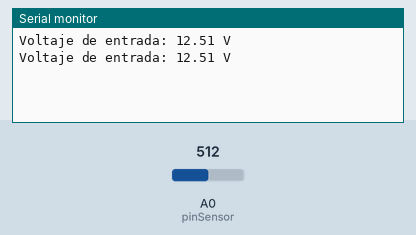
Recording of a sketch running on a simulated Arduino Uno, built with avr-gcc and run on an emulated ATmega328P. Shown: the last lines printed to the serial monitor. The test bench sets the inputs (shaded band); at power-on: A0 (pinSensor) = 512.

Above: at 1.8 s.
1.9 s: A0 (pinSensor) set to 716
At 2.8 s:
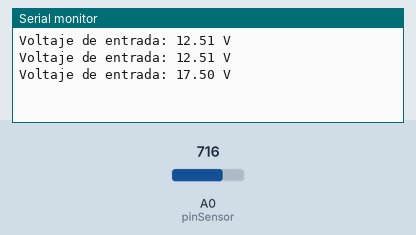
3.4 s: A0 (pinSensor) set to 900
At 4.8 s:
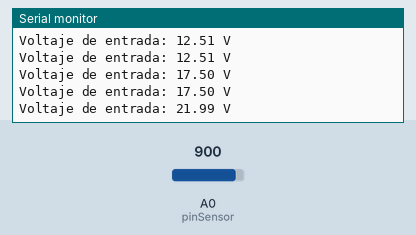
Timing chart, 0 to 6.4 s (numbered marks = the images above; inputs shaded):
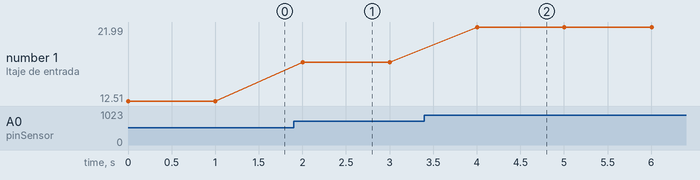

The sketch:

sensor-de-voltaje-01.ino
```cpp
const int pinSensor = A0; // Pin analógico conectado al pin 'S' del sensor
const float factorCalibracion = 5.0; // Factor de división del módulo
const float voltajeReferencia = 5.0; // Voltaje de referencia del Arduino (cambiar este valor a 3.3 si se alimenta con este voltaje)

void setup() {
  Serial.begin(9600);
}

void loop() {
  int lecturaADC = analogRead(pinSensor); // Leer el valor analógico (0-1023)
  float voltajeSensor = (lecturaADC * voltajeReferencia) / 1023.0; // Convertir la lectura a voltaje
  float voltajeEntrada = voltajeSensor * factorCalibracion; // Calcular el voltaje real de entrada
  Serial.print("Voltaje de entrada: ");
  Serial.print(voltajeEntrada);
  Serial.println(" V");
  delay(1000); // Esperar 1 segundo antes de la siguiente lectura
}
```

Measured:
- after the input at 1.9 s, the serial monitor: prints a new line after 0.10 s (image 1)
- after the input at 3.4 s, the serial monitor: prints a new line after 0.60 s (image 2)
- plotted number 1: 12.51 → 17.5 after the input at 1.9 s, 17.5 → 21.99 after the input at 3.4 s
